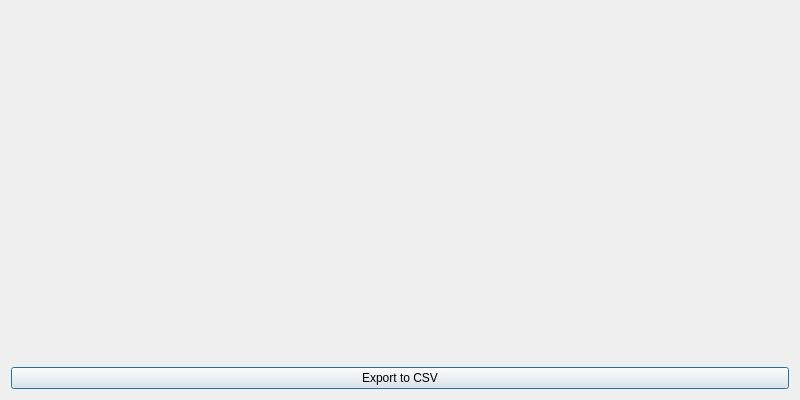
<?xml version="1.0" encoding="UTF-8"?>
<ui version="4.0">
 <class>GraphWindow</class>
 <widget class="QDialog" name="GraphWindow">
  <property name="geometry">
   <rect>
    <x>0</x>
    <y>0</y>
    <width>800</width>
    <height>400</height>
   </rect>
  </property>
  <property name="windowTitle">
   <string>RK4 Graph</string>
  </property>
  <layout class="QVBoxLayout" name="verticalLayout">
   <item>
    <widget class="QCustomPlot" name="graph" native="true"/>
   </item>
   <item>
    <widget class="QPushButton" name="exportButton">
     <property name="text">
      <string>Export to CSV</string>
     </property>
    </widget>
   </item>
  </layout>
 </widget>
 <customwidgets>
  <customwidget>
   <class>QCustomPlot</class>
   <extends>QWidget</extends>
   <header>qcustomplot.h</header>
   <container>1</container>
  </customwidget>
 </customwidgets>
 <resources/>
 <connections/>
</ui>
